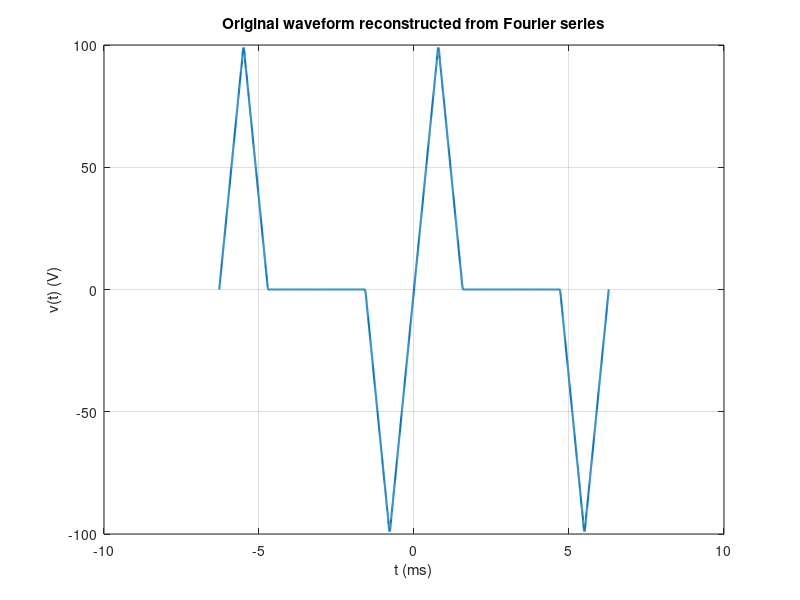
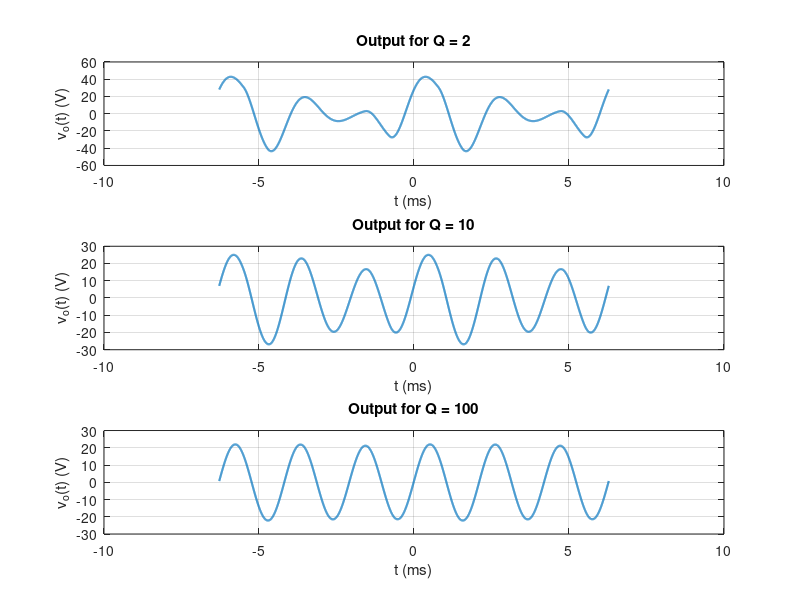

Here is the MATLAB script that generated these plots, in order:
% Fourier reconstruction and RLC harmonic filtering.
% Circuit Theory coursework, Spring 2026, recovered from finalpart12.m.
% Student-specific Fourier coefficients and RLC response study.
% Fourier summation/plotting follows the EE A353 Fseries_ex2.m example.
% Course-derived model; attribution and source context: ../NOTICE.md.
% Exact submission/assessment context was not recovered.

clear; clc; close all;

% Given data
Vm = 100;
T  = 2*pi*1e-3;
w0 = 2*pi/T;          % 1000 rad/s
wr = 3*w0;            % center at 3rd harmonic

% Chosen filter values
L = 0.10;
C = 1/(wr^2 * L);

% Time vector
t = linspace(-T, T, 4000);

% Fourier coefficients
N = 80;
n = -N:N;
cn = zeros(size(n));

for k = 1:length(n)
    nn = n(k);
    if nn ~= 0
        cn(k) = -1j*(4*Vm/(pi^2*nn^2)) * ...
                (2*sin(nn*pi/4) - sin(nn*pi/2));
    else
        cn(k) = 0;
    end
end

% Reconstruct original signal
v = zeros(size(t));
for k = 1:length(n)
    v = v + cn(k)*exp(1j*n(k)*w0*t);
end
v = real(v);

figure;
plot(t*1e3, v, 'LineWidth', 1.5);
grid on;
xlabel('t (ms)');
ylabel('v(t) (V)');
title('Original waveform reconstructed from Fourier series');

% Output plots for different Q
Qlist = [2 10 100];

figure;
for qIndex = 1:length(Qlist)
    Q = Qlist(qIndex);

    H = zeros(size(n));
    for k = 1:length(n)
        nn = n(k);
        if nn ~= 0
            H(k) = 1 / (1 + 1j*Q*(nn/3 - 3/nn));
        else
            H(k) = 0;
        end
    end

    vo = zeros(size(t));
    for k = 1:length(n)
        vo = vo + cn(k)*H(k)*exp(1j*n(k)*w0*t);
    end
    vo = real(vo);

    subplot(3,1,qIndex);
    plot(t*1e3, vo, 'LineWidth', 1.5);
    grid on;
    xlabel('t (ms)');
    ylabel('v_o(t) (V)');
    title(['Output for Q = ', num2str(Q)]);
end
